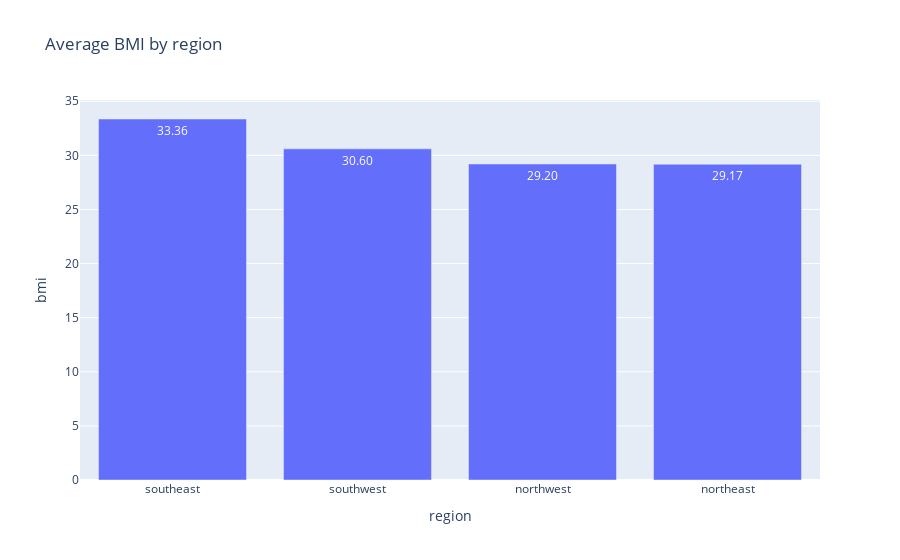

The code cell stored with this chart in its notebook:
### Code cell
#BMI by region
bmi_region = df.groupby('region')['bmi'].mean().reset_index()

fig_bmi_region = px.bar(bmi_region, x= 'region', y= 'bmi', text_auto= '.4s', title= 'Average BMI by region')
fig_bmi_region.update_layout(xaxis={'categoryorder': 'total descending'})
fig_bmi_region.show()

### Figure 1 — Plotly figure (JSON) as saved in the notebook; plotly's stock layout.template omitted (floating-point values rounded to 4 significant figures)
{"data": [{"alignmentgroup": "True", "hovertemplate": "region=%{x}<br>bmi=%{y}<extra></extra>", "legendgroup": "", "marker": {"color": "#636efa", "pattern": {"shape": ""}}, "name": "", "offsetgroup": "", "orientation": "v", "showlegend": false, "textposition": "auto", "texttemplate": "%{y:.4s}", "type": "bar", "x": ["northeast", "northwest", "southeast", "southwest"], "xaxis": "x", "y": [29.17, 29.2, 33.36, 30.6], "yaxis": "y"}], "layout": {"barmode": "relative", "legend": {"tracegroupgap": 0}, "title": {"text": "Average BMI by region"}, "xaxis": {"anchor": "y", "categoryorder": "total descending", "domain": [0, 1], "title": {"text": "region"}}, "yaxis": {"anchor": "x", "domain": [0, 1], "title": {"text": "bmi"}}}}
